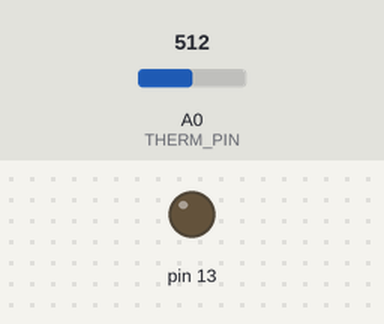
This sketch was run on a simulated Arduino Uno, built with avr-gcc and run on an emulated ATmega328P. Shown: output pins drawn as LEDs (lit = HIGH). The inputs (shaded band) are chosen by the test bench; at power-on: A0 (THERM_PIN) = 512. What the sketch prints to the serial monitor is not drawn.

Above: at 2.0 s.
Timing chart, 0 to 5.2 s (numbered marks = the images above):
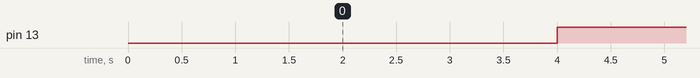

The sketch:

sparkfun_red_temp.ino
```cpp
#include <avr/pgmspace.h>

int led_state;
unsigned long time;

#define THERM_PIN   0  // 10k thermo & 10k resistor as divider.

//Thermistor lookup Table
//
// Small Version
/*
ADC   C
250,  1.4
275,  4.0
300,  6.4
325,  8.8
350,  11.1
375,  13.4
400,  15.6
425,  17.8
450,  20.0
475,  22.2
500,  24.4
525,  26.7
550,  29.0
575,  31.3
600,  33.7
625,  36.1
650,  38.7
675,  41.3
700,  44.1
725,  47.1
750,  50.2
775,  53.7
784,  55.0
825,  61.5
850,  66.2
875,  71.5
900,  77.9
925,  85.7
937,  90.3
950,  96.0
975,  111.2
1000, 139.5
*/

/*
 *  Big lookup Table (approx 750 entries),
 *  subtract 238 from ADC reading to start at 0*C.
 *  Entries in 10ths of degree i.e. 242 = 24.2*C Covers 0*C to 150*C
 *  For 10k resistor/10k thermistor voltage divider w/ therm on the + side.
 */
const int temps[] PROGMEM = { 0, 1, 2, 3, 4, 6, 7, 8, 9, 10, 11, 12, 13, 14,
    15, 16, 17, 18, 19, 20, 21, 22, 24, 25, 26, 27, 28, 29, 30, 31, 32, 33,
	34, 35, 36, 37, 38, 39, 40, 41, 42, 43, 44, 45, 46, 47, 48, 49, 50, 51,
	52, 53, 54, 55, 56, 57, 58, 59, 60, 61, 62, 63, 64, 65, 66, 67, 68, 68,
	69, 70, 71, 72, 73, 74, 75, 76, 77, 78, 79, 80, 81, 82, 83, 84, 85, 86,
	87, 88, 88, 89, 90, 91, 92, 93, 94, 95, 96, 97, 98, 99, 100, 101, 102,
	102, 103, 104, 105, 106, 107, 108, 109, 110, 111, 112, 113, 114, 114,
	115, 116, 117, 118, 119, 120, 121, 122, 123, 124, 124, 125, 126, 127,
	128, 129, 130, 131, 132, 133, 134, 134, 135, 136, 137, 138, 139, 140,
	141, 142, 143, 143, 144, 145, 146, 147, 148, 149, 150, 151, 151, 152,
	153, 154, 155, 156, 157, 158, 159, 159, 160, 161, 162, 163, 164, 165,
	166, 167, 167, 168, 169, 170, 171, 172, 173, 174, 175, 175, 176, 177,
	178, 179, 180, 181, 182, 182, 183, 184, 185, 186, 187, 188, 189, 190,
	190, 191, 192, 193, 194, 195, 196, 197, 197, 198, 199, 200, 201, 202,
	203, 204, 205, 205, 206, 207, 208, 209, 210, 211, 212, 212, 213, 214,
	215, 216, 217, 218, 219, 220, 220, 221, 222, 223, 224, 225, 226, 227,
	228, 228, 229, 230, 231, 232, 233, 234, 235, 235, 236, 237, 238, 239,
	240, 241, 242, 243, 243, 244, 245, 246, 247, 248, 249, 250, 251, 252,
	252, 253, 254, 255, 256, 257, 258, 259, 260, 260, 261, 262, 263, 264,
	265, 266, 267, 268, 269, 269, 270, 271, 272, 273, 274, 275, 276, 277,
	278, 279, 279, 280, 281, 282, 283, 284, 285, 286, 287, 288, 289, 289,
	290, 291, 292, 293, 294, 295, 296, 297, 298, 299, 300, 301, 301, 302,
	303, 304, 305, 306, 307, 308, 309, 310, 311, 312, 313, 314, 315, 315,
	316, 317, 318, 319, 320, 321, 322, 323, 324, 325, 326, 327, 328, 329,
	330, 331, 332, 333, 334, 335, 335, 336, 337, 338, 339, 340, 341, 342,
	343, 344, 345, 346, 347, 348, 349, 350, 351, 352, 353, 354, 355, 356,
	357, 358, 359, 360, 361, 362, 363, 364, 365, 366, 367, 368, 369, 370,
	371, 372, 373, 374, 375, 376, 377, 378, 379, 380, 381, 382, 383, 384,
	385, 386, 387, 388, 389, 390, 392, 393, 394, 395, 396, 397, 398, 399,
	400, 401, 402, 403, 404, 405, 406, 407, 408, 410, 411, 412, 413, 414,
	415, 416, 417, 418, 419, 420, 422, 423, 424, 425, 426, 427, 428, 429,
	430, 432, 433, 434, 435, 436, 437, 438, 439, 441, 442, 443, 444, 445,
	446, 448, 449, 450, 451, 452, 453, 455, 456, 457, 458, 459, 460, 462,
	463, 464, 465, 466, 468, 469, 470, 471, 472, 474, 475, 476, 477, 479,
	480, 481, 482, 484, 485, 486, 487, 489, 490, 491, 492, 494, 495, 496,
	498, 499, 500, 501, 503, 504, 505, 507, 508, 509, 511, 512, 513, 515,
	516, 517, 519, 520, 521, 523, 524, 525, 527, 528, 530, 531, 532, 534,
	535, 537, 538, 539, 541, 542, 544, 545, 547, 548, 550, 551, 552, 554,
	555, 557, 558, 560, 561, 563, 564, 566, 567, 569, 570, 572, 574, 575,
	577, 578, 580, 581, 583, 585, 586, 588, 589, 591, 593, 594, 596, 598,
	599, 601, 603, 604, 606, 608, 609, 611, 613, 614, 616, 618, 620, 621,
	623, 625, 627, 628, 630, 632, 634, 636, 638, 639, 641, 643, 645, 647,
	649, 651, 653, 654, 656, 658, 660, 662, 664, 666, 668, 670, 672, 674,
	676, 678, 680, 683, 685, 687, 689, 691, 693, 695, 697, 700, 702, 704,
	706, 708, 711, 713, 715, 718, 720, 722, 725, 727, 729, 732, 734, 737,
	739, 741, 744, 746, 749, 752, 754, 757, 759, 762, 764, 767, 770, 773,
	775, 778, 781, 784, 786, 789, 792, 795, 798, 801, 804, 807, 810, 813,
	816, 819, 822, 825, 829, 832, 835, 838, 842, 845, 848, 852, 855, 859,
	862, 866, 869, 873, 877, 881, 884, 888, 892, 896, 900, 904, 908, 912,
	916, 920, 925, 929, 933, 938, 942, 947, 952, 956, 961, 966, 971, 976,
	981, 986, 991, 997, 1002, 1007, 1013, 1019, 1024, 1030, 1036, 1042,
	1049, 1055, 1061, 1068, 1075, 1082, 1088, 1096, 1103, 1110, 1118, 1126,
	1134, 1142, 1150, 1159, 1168, 1177, 1186, 1196, 1206, 1216, 1226, 1237,
	1248, 1260, 1272, 1284, 1297, 1310, 1324, 1338, 1353, 1369, 1385, 1402,
	1420, 1439, 1459, 1480, 1502
};


void setup() {
  pinMode(13, OUTPUT);
  Serial.begin(19200);
  time=millis();
  //Serial.println("Ready");
}

void loop() {

  int therm;
  therm = analogRead(THERM_PIN) - 238;
  therm = pgm_read_word(&temps[therm]);

  //Serial.println(therm, DEC);
  float temp = (float)therm / 10.0;
  Serial.println(temp, 1);

  if (millis()-time > 1000) {
    time = millis();
    digitalWrite(13,led_state);
    led_state =! led_state;
  }
  delay(2000);
}
```

Measured:
- by itself, pin 13: alternates HIGH for 2.0 s and LOW for 2.0 s
